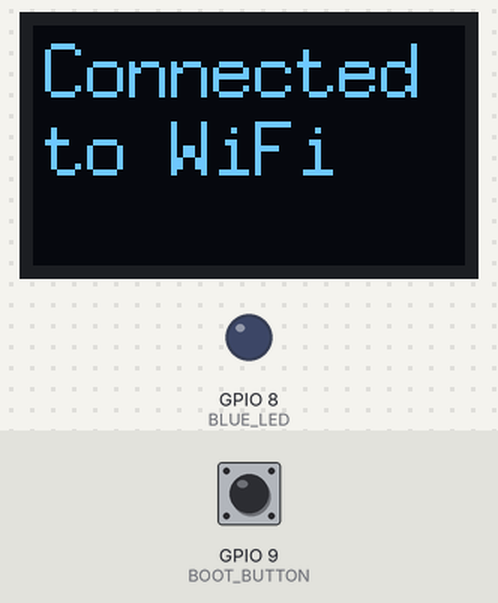
A program run on a simulated ESP32-C3. Parts: 72×40 one-colour display, output pins drawn as LEDs (lit = HIGH). The inputs (shaded band) are chosen by the test bench; at power-on: GPIO 9 (BOOT_BUTTON) HIGH. WiFi joins after 1.5 s; servers stay silent unless stated; what the program prints to the serial monitor is not drawn. At 8.9 s the program restarts the board; the recording ends there.

Above: at 3.1 s.
3.2 s: GPIO 9 (BOOT_BUTTON) pulled LOW for 0.15 s
At 4.5 s:
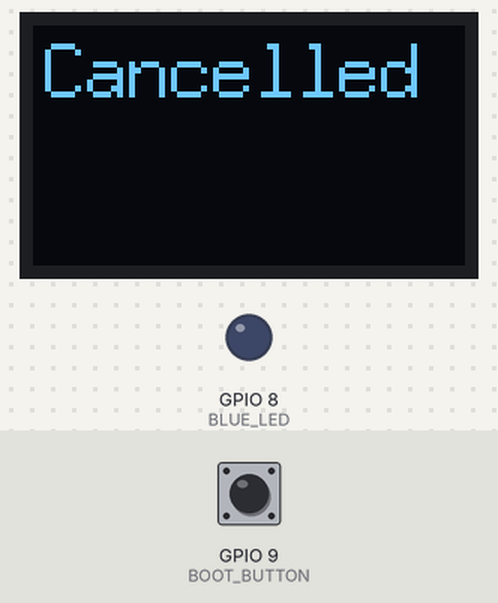
4.9 s: GPIO 9 (BOOT_BUTTON) pulled LOW for 3.2 s
At 5.4 s:
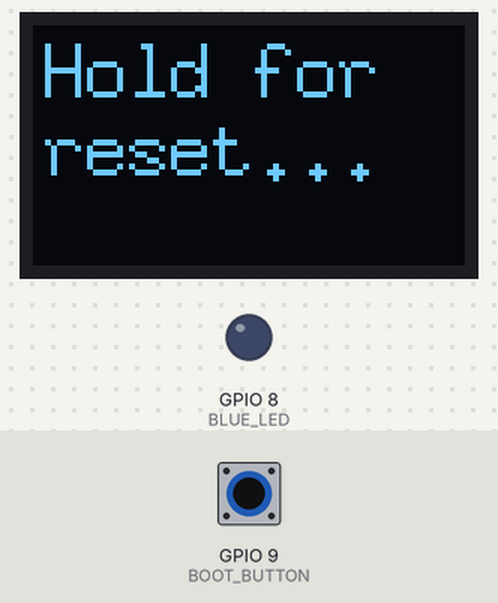
At 8.7 s:
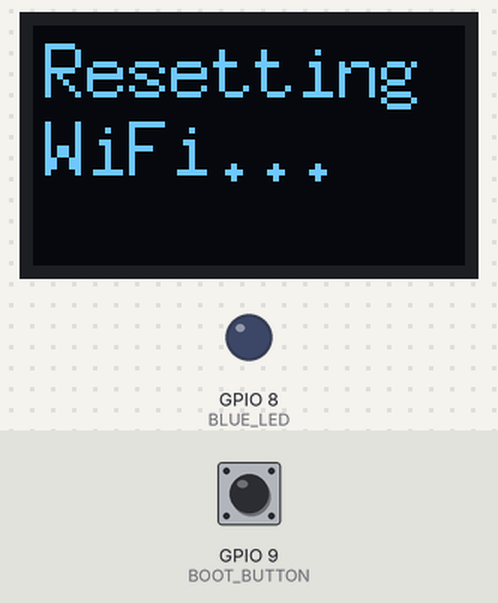
Timing chart, 0 to 8.9 s (numbered marks = the images above; inputs shaded):
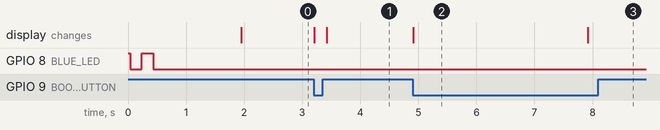

The program:

main.cpp
```cpp
//const char* ssid = "Ziggo6331924";
//const char* password = "tzSxnc5y4xtr";
#include <Arduino.h>
#include <WiFiManager.h>
#include <U8g2lib.h>
#include <Wire.h>

U8G2_SSD1306_72X40_ER_F_HW_I2C u8g2(U8G2_R0, /* reset=*/ U8X8_PIN_NONE, /* clock=*/ 6, /* data=*/ 5);

#define BLUE_LED 8
#define BOOT_BUTTON 9

WiFiManager wm;

void setup() {
  Serial.begin(115200);

  pinMode(BLUE_LED, OUTPUT);
  pinMode(BOOT_BUTTON, INPUT_PULLUP);
  digitalWrite(BLUE_LED, HIGH);

  u8g2.begin();
  u8g2.setContrast(30);
  u8g2.setFont(u8g2_font_7x13_tr);

  // Show connecting message
  u8g2.clearBuffer();
  u8g2.drawStr(2, 12, "Connecting");
  u8g2.drawStr(2, 25, "to WiFi...");
  u8g2.sendBuffer();

  // Blink while connecting
  digitalWrite(BLUE_LED, LOW);
  delay(200);
  digitalWrite(BLUE_LED, HIGH);
  delay(200);
  digitalWrite(BLUE_LED, LOW);

  // Auto-connect: uses saved credentials or starts portal if none exist
  wm.setConfigPortalTimeout(180); // 3 min timeout for config portal
  bool connected = wm.autoConnect("ESP32-Setup");

  if (connected) {
    digitalWrite(BLUE_LED, LOW);  // LED on

    u8g2.clearBuffer();
    u8g2.drawStr(2, 12, "Connected");
    u8g2.drawStr(2, 25, "to WiFi");
    u8g2.sendBuffer();

    Serial.println("\nConnected to WiFi");
    Serial.println(WiFi.localIP());
  } else {
    u8g2.clearBuffer();
    u8g2.drawStr(2, 12, "Config");
    u8g2.drawStr(2, 25, "timeout");
    u8g2.sendBuffer();
  }
}

void loop() {
  // Keep LED on when connected
  if (WiFi.status() == WL_CONNECTED) {
    digitalWrite(BLUE_LED, LOW);
  } else {
    // Blink when disconnected
    digitalWrite(BLUE_LED, !digitalRead(BLUE_LED));
    delay(500);
  }

  // Check if BOOT button held for 3 seconds - reset WiFi
  if (digitalRead(BOOT_BUTTON) == LOW) {
    unsigned long pressStart = millis();

    u8g2.clearBuffer();
    u8g2.drawStr(2, 12, "Hold for");
    u8g2.drawStr(2, 25, "reset...");
    u8g2.sendBuffer();

    while (digitalRead(BOOT_BUTTON) == LOW) {
      if (millis() - pressStart > 3000) {
        // Button held for 3 seconds
        u8g2.clearBuffer();
        u8g2.drawStr(2, 12, "Resetting");
        u8g2.drawStr(2, 25, "WiFi...");
        u8g2.sendBuffer();

        wm.resetSettings();
        delay(1000);
        ESP.restart();
      }
      delay(100);
    }

    // Button released before 3 seconds
    u8g2.clearBuffer();
    u8g2.drawStr(2, 12, "Cancelled");
    u8g2.sendBuffer();
    delay(1000);
  }
}
```

Measured:
- after the input at 3.2 s, the display: first changes at once (image 1 shows a later state)
- after the input at 4.9 s, the display: changes at once (image 2)
- what the display in image 2 shows lasts 3.0 s, from 4.9 s to 7.9 s
